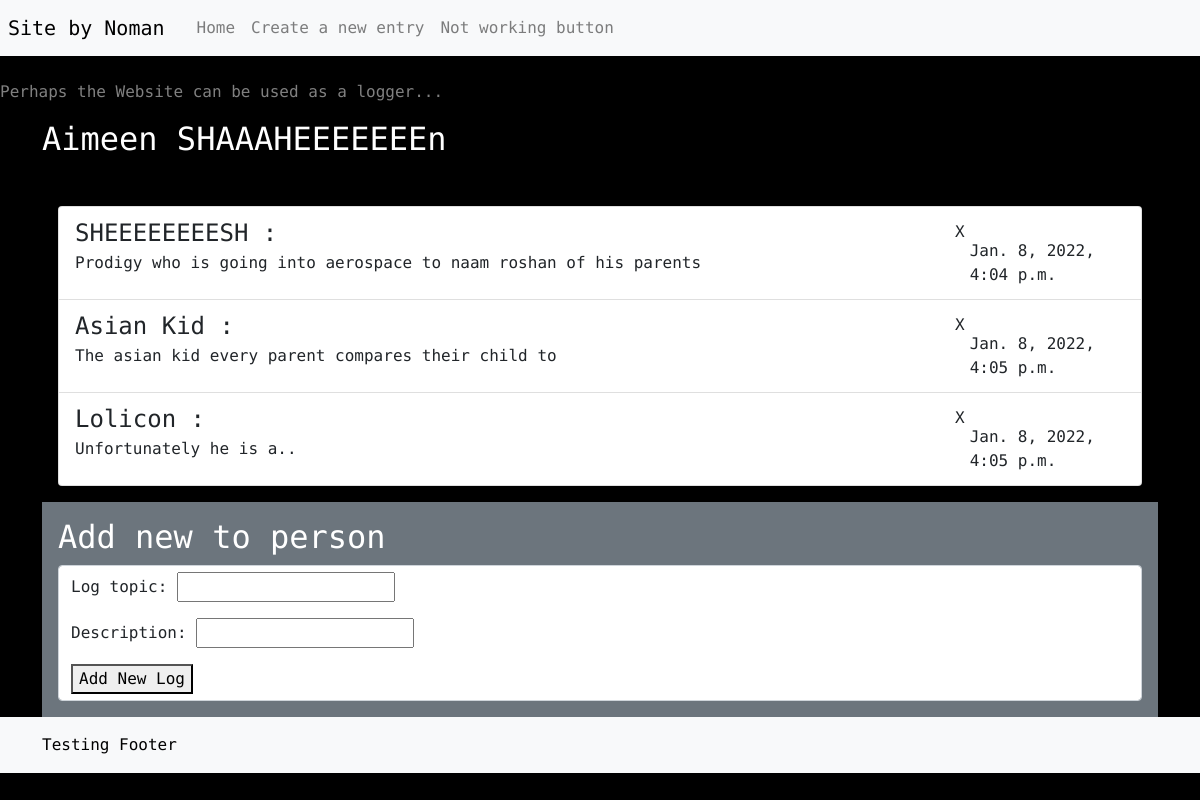
/list/23, run on the app's committed database.
### main/models.py (models this page shows, shortened)
class Person(models.Model):
    first_name = models.CharField(max_length=40)
    last_name = models.CharField(max_length=40)
    def __str__(self):
        return self.first_name + " " + self.last_name

class FavoriteSubject(models.Model):
    person = models.ForeignKey(Person, on_delete=models.CASCADE)
    subject = models.CharField(max_length=40)
    reason = models.CharField(max_length=300)
    date_created = models.DateTimeField(default=datetime.datetime.now)

### main/views.py (the view)
# urls.py: path("list/<int:id>", views.list,name="list"), path("create/", views.create,name="create"),
def list(request,id):
    ls = Person.objects.get(id=id)
    if(request.method == "POST" and "save" in request.POST):
        form = AddSubjectToPerson(request.POST)
        if (form.is_valid()):
            sub = form.cleaned_data["subject"]
            reason = form.cleaned_data["reason"]
            ls.favoritesubject_set.create(subject=sub,reason=reason)
            ls.save()
    else:
        form = AddSubjectToPerson()
    response = render(request,"main/list.html",{"ls":ls,"form":form})
    return response

### main/forms.py
class AddSubjectToPerson(forms.Form):
    subject = forms.CharField(label="Log topic",max_length=30)
    reason = forms.CharField(label="Description",max_length=200)

### main/templates/main/list.html (shortened to what this page needs)
{% extends 'main/base.html'%}
{% block mainBody %}
<h2>{{ls}}</h2><br>
<ul class="list-group m-3">
    {%for item in ls.favoritesubject_set.all%}
    <li class="list-group-item d-inline-flex justify-content-between container">
        <p class="gx-3 col-8"><span class="fs-4 ">{{item.subject}} :</span> <br> {{item.reason}}</p>
        <p class="text-dark-50 col-2 float-end fs-6">
        <form method="post">{%csrf_token%}<button type="input" name="deletor" class="btn btn-primary-s p-1" formaction="/list/{{ls.id}}/delete/{{item.id}}" id="{{item.id}}">X</button></form><br>{{item.date_created}}</p>
    </li>
    {%endfor%}
</ul>
<div class="container bg-secondary p-3">
    <h2 class="text-white:">Add new to person</h2>
    <form method="post" action="#" class="form-control form-md-inline bg-secondary-50">
        {{form.as_p}}
        <button type="submit" name="save">Add New Log</button>
    </form>
</div>
{% endblock%}

### main/templates/main/base.html (style rules this page uses)
body { font-family: 'Fira Mono', monospace; background-color:black;color:rgb(255, 255, 255) }

### data on the page
Person: first_name+last_name "Aimeen SHAAAHEEEEEEEn"
FavoriteSubject: subject "SHEEEEEEEESH", reason "Prodigy who is going into aerospace to naam roshan of his parents", date_created "Jan. 8, 2022, 4:04 p.m."
FavoriteSubject: subject "Asian Kid", reason "The asian kid every parent compares their child to", date_created "Jan. 8, 2022, 4:05 p.m."
FavoriteSubject: subject "Lolicon", reason "Unfortunately he is a..", date_created "Jan. 8, 2022, 4:05 p.m."
